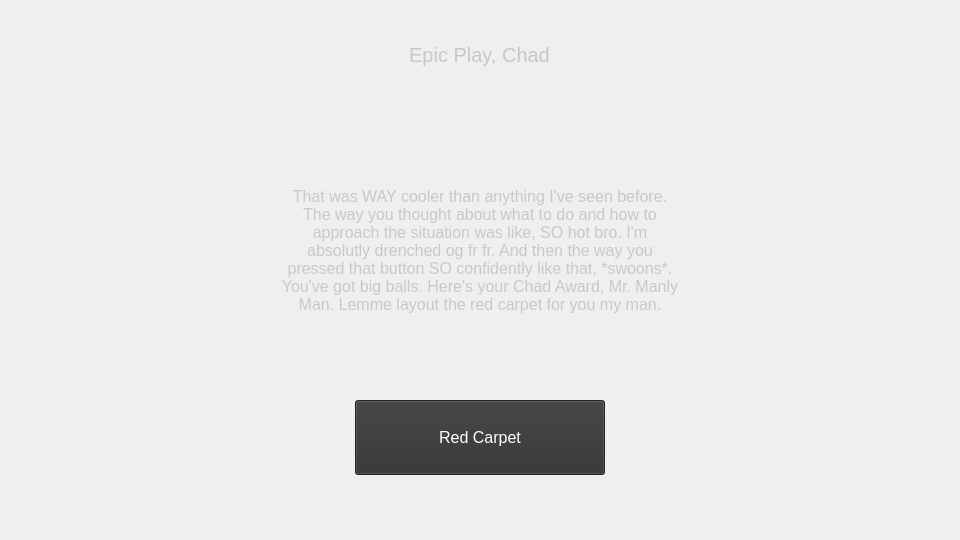
<?xml version="1.0" encoding="UTF-8"?>
<ui version="4.0">
 <class>WinnerWindow</class>
 <widget class="QWidget" name="WinnerWindow">
  <property name="geometry">
   <rect>
    <x>0</x>
    <y>0</y>
    <width>960</width>
    <height>540</height>
   </rect>
  </property>
  <property name="windowTitle">
   <string>Form</string>
  </property>
  <widget class="QLabel" name="winnersTitleLabel">
   <property name="geometry">
    <rect>
     <x>109</x>
     <y>30</y>
     <width>741</width>
     <height>50</height>
    </rect>
   </property>
   <property name="font">
    <font>
     <pointsize>15</pointsize>
    </font>
   </property>
   <property name="styleSheet">
    <string notr="true">color: rgb(200, 200, 200)</string>
   </property>
   <property name="text">
    <string>Epic Play, Chad</string>
   </property>
   <property name="alignment">
    <set>Qt::AlignCenter</set>
   </property>
  </widget>
  <widget class="QPushButton" name="goNextButton">
   <property name="geometry">
    <rect>
     <x>355</x>
     <y>400</y>
     <width>250</width>
     <height>75</height>
    </rect>
   </property>
   <property name="font">
    <font>
     <pointsize>12</pointsize>
    </font>
   </property>
   <property name="styleSheet">
    <string notr="true">background: rgb(50, 50, 50);
color: rgb(255, 255, 255)</string>
   </property>
   <property name="text">
    <string>Red Carpet</string>
   </property>
  </widget>
  <widget class="QLabel" name="wonLabel">
   <property name="geometry">
    <rect>
     <x>280</x>
     <y>100</y>
     <width>400</width>
     <height>300</height>
    </rect>
   </property>
   <property name="font">
    <font>
     <pointsize>12</pointsize>
    </font>
   </property>
   <property name="styleSheet">
    <string notr="true">color: rgb(200, 200, 200)</string>
   </property>
   <property name="text">
    <string>That was WAY cooler than anything I've seen before. The way you thought about what to do and how to approach the situation was like, SO hot bro. I'm absolutly drenched og fr fr. And then the way you pressed that button SO confidently like that, *swoons*. You've got big balls. Here's your Chad Award, Mr. Manly Man. Lemme layout the red carpet for you my man.</string>
   </property>
   <property name="alignment">
    <set>Qt::AlignCenter</set>
   </property>
   <property name="wordWrap">
    <bool>true</bool>
   </property>
  </widget>
 </widget>
 <resources/>
 <connections/>
</ui>
